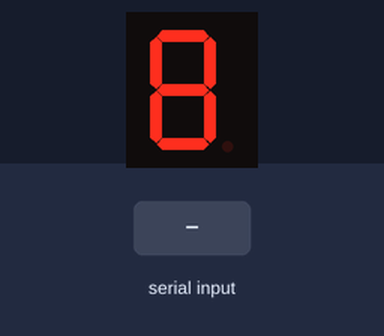
Simulated run of this sketch. Board: Arduino Uno, built with avr-gcc and run on an emulated ATmega328P. Parts: 1-digit seven-segment display. Wiring (inferred from the names in the program): 1-digit 7-segment display, segments lit when LOW: segments pin 2, pin 3, pin 4, pin 5, pin 6, pin 7, pin 8. The test bench sets the inputs (shaded band). The segment pins are drawn as the display they are named for.

Above: at 1.2 s.
1.3 s: "90,45\n" received over Serial
At 2.2 s:
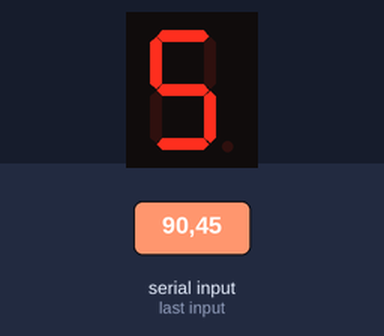
2.8 s: "30,150\n" received over Serial
At 4.0 s:
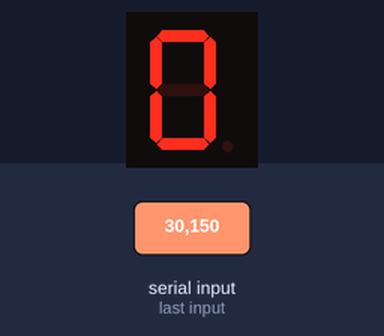
4.3 s: "200\n" received over Serial
5.8 s: "90,45\n" received over Serial
At 6.8 s:
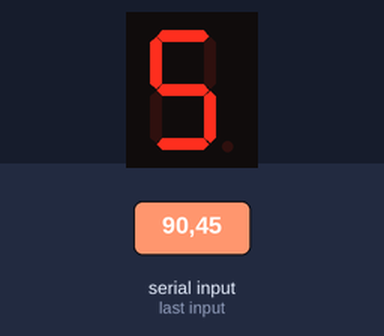
7.3 s: "90\n" received over Serial
At 7.8 s:
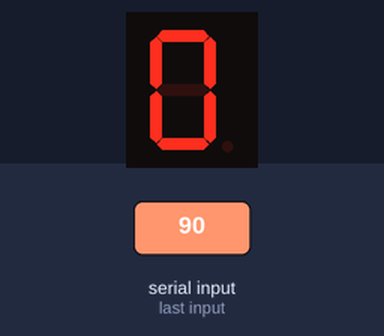
8.8 s: "5\n" received over Serial
At 10.1 s:
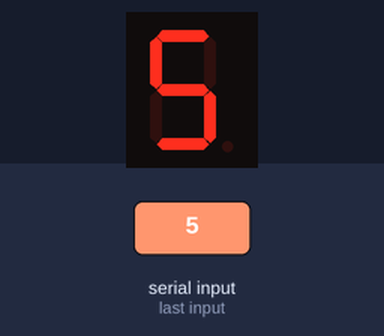
Timing chart, 0 to 11.3 s (numbered marks = the images above; inputs shaded):
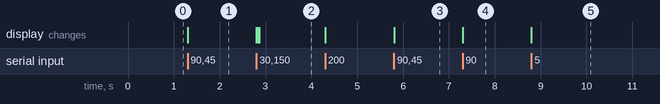

Measured:
- after the input at 1.3 s, the display: first changes at once (image 1 shows a later state)
- after the input at 2.8 s, the display: first changes at once (image 2 shows a later state)
- after the input at 5.8 s, the display: first changes at once (image 3 shows a later state)
- after the input at 7.3 s, the display: changes at once (image 4)
- after the input at 8.8 s, the display: changes at once (image 5)

The sketch:

Display.ino
```cpp
int segmentos[] = {2, 3, 4, 5, 6, 7, 8};

byte digitos[6][7] = {
  {0,0,0,0,0,0,1}, // 0
  {1,0,0,1,1,1,1}, // 1
  {0,0,1,0,0,1,0}, // 2
  {0,0,0,0,1,1,0}, // 3
  {1,0,0,1,1,0,0}, // 4
  {0,1,0,0,1,0,0}, // 5
};

void setup() {
  Serial.begin(9600);
  for (int i = 0; i < 7; i++) {
    pinMode(segmentos[i], OUTPUT);
  }
}

void loop() {
  if (Serial.available() > 0) {
    char c = Serial.read();
    int numero = c - '0';
    if (numero >= 0 && numero <= 5) {
      for (int i = 0; i < 7; i++) {
        digitalWrite(segmentos[i], digitos[numero][i]);
      }
    }
  }
}
```
